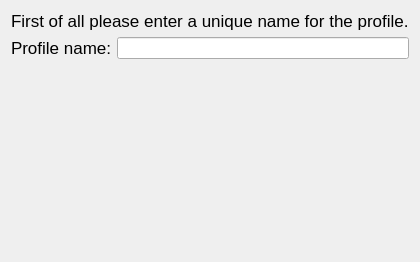
     <widget class="QWidget" name="wizardPage_2">
      <layout class="QGridLayout" name="gridLayout_3">
       <item row="1" column="0">
        <widget class="QLabel" name="profileNameLabel">
         <property name="maximumSize">
          <size>
           <width>100</width>
           <height>16777215</height>
          </size>
         </property>
         <property name="font">
          <font>
           <pointsize>13</pointsize>
          </font>
         </property>
         <property name="text">
          <string>Profile name:</string>
         </property>
        </widget>
       </item>
       <item row="1" column="1" colspan="2">
        <widget class="QLineEdit" name="profileNameLineEdit"/>
       </item>
       <item row="2" column="1">
        <spacer name="verticalSpacer">
         <property name="orientation">
          <enum>Qt::Vertical</enum>
         </property>
         <property name="sizeHint" stdset="0">
          <size>
           <width>20</width>
           <height>192</height>
          </size>
         </property>
        </spacer>
       </item>
       <item row="0" column="0" colspan="3">
        <widget class="QLabel" name="descriptionsLabel">
         <property name="font">
          <font>
           <pointsize>13</pointsize>
           <italic>false</italic>
           <bold>false</bold>
          </font>
         </property>
         <property name="text">
          <string>First of all please enter a unique name for the profile.</string>
         </property>
        </widget>
       </item>
      </layout>
     </widget>
